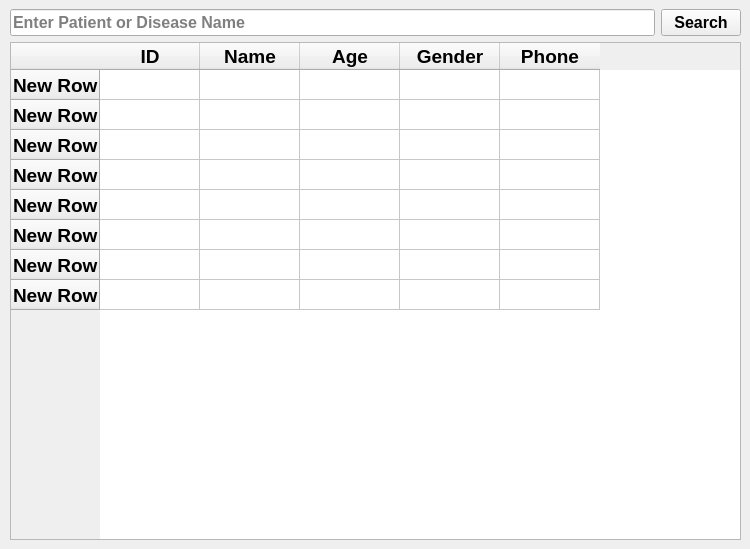
     <widget class="QWidget" name="listOfReports">
      <attribute name="title">
       <string>List of Reports</string>
      </attribute>
      <widget class="QWidget" name="layoutWidget_11">
       <property name="geometry">
        <rect>
         <x>10</x>
         <y>9</y>
         <width>731</width>
         <height>531</height>
        </rect>
       </property>
       <layout class="QGridLayout" name="gridLayout_16">
        <item row="0" column="0">
         <widget class="QLineEdit" name="searchOnP_D">
          <property name="font">
           <font>
            <family>Arial</family>
            <pointsize>12</pointsize>
            <weight>75</weight>
            <bold>true</bold>
           </font>
          </property>
          <property name="placeholderText">
           <string>Enter Patient or Disease Name</string>
          </property>
         </widget>
        </item>
        <item row="0" column="1">
         <widget class="QPushButton" name="searchR">
          <property name="font">
           <font>
            <family>Arial</family>
            <pointsize>12</pointsize>
            <weight>75</weight>
            <bold>true</bold>
           </font>
          </property>
          <property name="text">
           <string>Search</string>
          </property>
          <property name="icon">
           <iconset resource="links.qrc">
            <normaloff>:/icons/icons/search.png</normaloff>:/icons/icons/search.png</iconset>
          </property>
          <property name="iconSize">
           <size>
            <width>30</width>
            <height>25</height>
           </size>
          </property>
         </widget>
        </item>
        <item row="1" column="0" colspan="2">
         <widget class="QTableWidget" name="tableWidget_6">
          <property name="font">
           <font>
            <family>Arial</family>
            <pointsize>14</pointsize>
            <weight>75</weight>
            <bold>true</bold>
           </font>
          </property>
          <property name="styleSheet">
           <string notr="true"/>
          </property>
          <row>
           <property name="text">
            <string>New Row</string>
           </property>
          </row>
          <row>
           <property name="text">
            <string>New Row</string>
           </property>
          </row>
          <row>
           <property name="text">
            <string>New Row</string>
           </property>
          </row>
          <row>
           <property name="text">
            <string>New Row</string>
           </property>
          </row>
          <row>
           <property name="text">
            <string>New Row</string>
           </property>
          </row>
          <row>
           <property name="text">
            <string>New Row</string>
           </property>
          </row>
          <row>
           <property name="text">
            <string>New Row</string>
           </property>
          </row>
          <row>
           <property name="text">
            <string>New Row</string>
           </property>
          </row>
          <column>
           <property name="text">
            <string>ID</string>
           </property>
          </column>
          <column>
           <property name="text">
            <string>Name</string>
           </property>
          </column>
          <column>
           <property name="text">
            <string>Age</string>
           </property>
          </column>
          <column>
           <property name="text">
            <string>Gender</string>
           </property>
          </column>
          <column>
           <property name="text">
            <string>Phone</string>
           </property>
          </column>
         </widget>
        </item>
       </layout>
      </widget>
     </widget>
